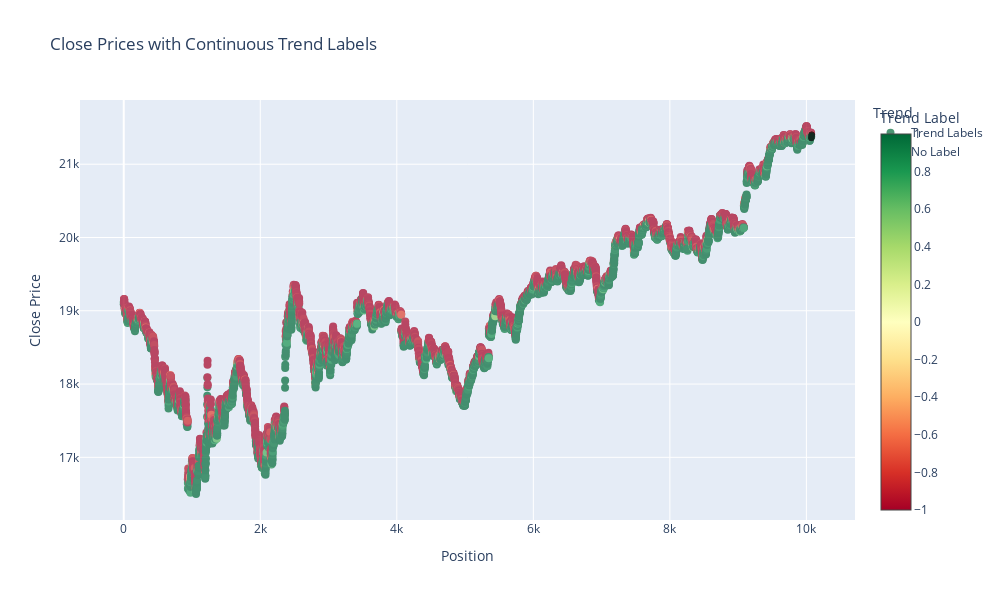

The notebook cell this image was saved under:
### Code cell
# for general Trend/Directional labels (probably for longer holding periods trades):
# Trend Scan Method

import pandas as pd
import numpy as np
import statsmodels.api as sm
import plotly.graph_objects as go
from scipy.stats import t

# Function to compute the t-value of the linear trend
def tValLinR(close):
    """
    Compute the t-value for the slope of a linear trend.

    Parameters:
    - close: Array-like, the sequence of observations.

    Returns:
    - float: The t-value of the trend slope.
    """
    x = np.ones((close.shape[0], 2))
    x[:, 1] = np.arange(close.shape[0])
    ols = sm.OLS(close, x).fit()
    return ols.tvalues[1]

# Modified function to get continuous labels from the trend-scanning method
def getBinsFromTrend(molecule, close, span):
    """
    Derive continuous regression labels between -1 and 1 from the t-value of linear trend.

    Parameters:
    - molecule: Index of observations to label (e.g., timestamps).
    - close: pandas Series, time series of prices with datetime index.
    - span: Tuple, (start, end) range of look-forward periods to evaluate.

    Returns:
    - pandas DataFrame with columns 't1' (end time), 'tVal' (t-value), 'label' (continuous label).
    """
    out = pd.DataFrame(index=molecule, columns=['t1', 'tVal', 'label'])
    hrzns = range(*span)
    for dt0 in molecule:
        iloc0 = close.index.get_loc(dt0)
        if iloc0 + max(hrzns) > close.shape[0]:
            continue
        # Compute t-values for each horizon
        df0 = pd.Series(index=hrzns)
        for hrzn in hrzns:
            dt1 = close.index[iloc0 + hrzn - 1]
            df1 = close.loc[dt0:dt1]
            df0[hrzn] = tValLinR(df1.values)
        df0 = df0.replace([-np.inf, np.inf, np.nan], 0)
        # Select horizon with maximum absolute t-value
        hrzn_selected = df0.abs().idxmax()
        t_val = df0[hrzn_selected]
        dt1 = close.index[iloc0 + hrzn_selected - 1]
        # Compute continuous label
        n = int(hrzn_selected)  # Number of points in the selected window
        df = n - 2  # Degrees of freedom
        if df > 0:  # Ensure valid degrees of freedom
            label = 2 * t.cdf(t_val, df=df) - 1
        else:
            label = 0  # Insufficient points for a trend
        out.loc[dt0, 't1'] = dt1
        out.loc[dt0, 'tVal'] = t_val
        out.loc[dt0, 'label'] = label
    out['t1'] = pd.to_datetime(out['t1'])
    out['label'] = pd.to_numeric(out['label'])
    return out.dropna(subset=['label'])

# Load and prepare data
vrun_bar = pd.read_parquet(os.path.join(os.getcwd(), 'volume_run_bar.parquet'))
df = vrun_bar[-(60*24*7):].copy()
df['pos'] = range(len(df))  # Create a continuous integer position
pos_map = dict(zip(df.index, df['pos']))  # Map from original index to position

# Set molecule to the index of df
molecule = df.index

# Define the range of look-forward periods
span = (3, 10)

# Get the labels using the modified trend-scanning method
labels = getBinsFromTrend(molecule, df['close'], span)

# Since labels are continuous, adjust visualization (e.g., use a color gradient)
fig = go.Figure()

# Plot points with a continuous color scale
fig.add_trace(go.Scatter(
    x=[pos_map[i] for i in labels.index],
    y=df.loc[labels.index, 'close'],
    mode='markers',
    marker=dict(
        size=8,
        color=labels['label'],
        colorscale='RdYlGn',  # Red (-1) to Green (1) through Yellow (0)
        showscale=True,
        colorbar=dict(title='Trend Label'),
    ),
    name='Trend Labels',
    opacity=0.7
))

# Plot unlabeled points
unlabeled_idx = df.index.difference(labels.index)
if not unlabeled_idx.empty:
    fig.add_trace(go.Scatter(
        x=[pos_map[i] for i in unlabeled_idx],
        y=df.loc[unlabeled_idx, 'close'],
        mode='markers',
        marker=dict(color='black'),
        name='No Label',
        opacity=0.7
    ))

# Customize layout
fig.update_layout(
    title='Close Prices with Continuous Trend Labels',
    xaxis_title='Position',
    yaxis_title='Close Price',
    legend=dict(title='Trend'),
    height=600,
    width=1000
)

# Show plot
fig.show()

### Figure 1 — Plotly figure (JSON) as saved in the notebook; plotly's stock layout.template omitted (floating-point values rounded to 4 significant figures; data arrays with more than 128 entries replaced by an {"elided": "..."} marker saying what was removed)
{"data": [{"marker": {"color": {"elided": "10072 float values"}, "colorbar": {"title": {"text": "Trend Label"}}, "colorscale": [[0, "rgb(165,0,38)"], [0.1, "rgb(215,48,39)"], [0.2, "rgb(244,109,67)"], [0.3, "rgb(253,174,97)"], [0.4, "rgb(254,224,139)"], [0.5, "rgb(255,255,191)"], [0.6, "rgb(217,239,139)"], [0.7, "rgb(166,217,106)"], [0.8, "rgb(102,189,99)"], [0.9, "rgb(26,152,80)"], [1, "rgb(0,104,55)"]], "showscale": true, "size": 8}, "mode": "markers", "name": "Trend Labels", "opacity": 0.7, "type": "scatter", "x": {"elided": "10072 int values"}, "y": {"elided": "10072 float values"}}, {"marker": {"color": "black"}, "mode": "markers", "name": "No Label", "opacity": 0.7, "type": "scatter", "x": [10072, 10073, 10074, 10075, 10076, 10077, 10078, 10079], "y": [21360.0, 21360.0, 21370.0, 21380.0, 21400.0, 21400.0, 21400.0, 21410.0]}], "layout": {"height": 600, "legend": {"title": {"text": "Trend"}}, "title": {"text": "Close Prices with Continuous Trend Labels"}, "width": 1000, "xaxis": {"title": {"text": "Position"}}, "yaxis": {"title": {"text": "Close Price"}}}}
